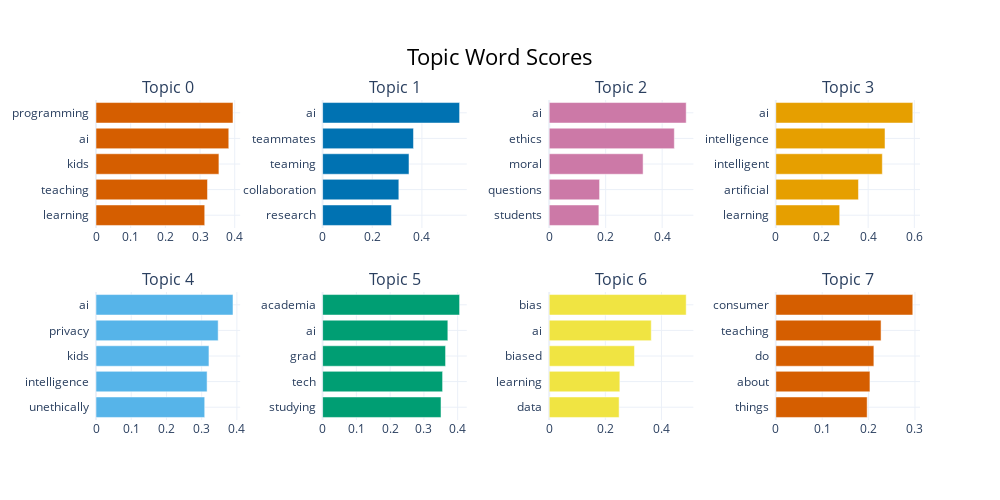

Notebook source saved alongside this figure:
### Code cell
key_topic_model.visualize_barchart()

### Figure 1 — Plotly figure (JSON) as saved in the notebook; plotly's stock layout.template omitted (floating-point values rounded to 4 significant figures)
{"data": [{"marker": {"color": "#D55E00"}, "orientation": "h", "type": "bar", "x": [0.3135, 0.3214, 0.3545, 0.3828, 0.395], "xaxis": "x", "y": ["learning  ", "teaching  ", "kids  ", "ai  ", "programming  "], "yaxis": "y"}, {"marker": {"color": "#0072B2"}, "orientation": "h", "type": "bar", "x": [0.2773, 0.3071, 0.348, 0.3661, 0.5518], "xaxis": "x2", "y": ["research  ", "collaboration  ", "teaming  ", "teammates  ", "ai  "], "yaxis": "y2"}, {"marker": {"color": "#CC79A7"}, "orientation": "h", "type": "bar", "x": [0.176, 0.1784, 0.3326, 0.4432, 0.4852], "xaxis": "x3", "y": ["students  ", "questions  ", "moral  ", "ethics  ", "ai  "], "yaxis": "y3"}, {"marker": {"color": "#E69F00"}, "orientation": "h", "type": "bar", "x": [0.2767, 0.358, 0.4613, 0.473, 0.5933], "xaxis": "x4", "y": ["learning  ", "artificial  ", "intelligent  ", "intelligence  ", "ai  "], "yaxis": "y4"}, {"marker": {"color": "#56B4E9"}, "orientation": "h", "type": "bar", "x": [0.3086, 0.3154, 0.3207, 0.3468, 0.3889], "xaxis": "x5", "y": ["unethically  ", "intelligence  ", "kids  ", "privacy  ", "ai  "], "yaxis": "y5"}, {"marker": {"color": "#009E73"}, "orientation": "h", "type": "bar", "x": [0.3506, 0.3553, 0.3641, 0.3709, 0.4057], "xaxis": "x6", "y": ["studying  ", "tech  ", "grad  ", "ai  ", "academia  "], "yaxis": "y6"}, {"marker": {"color": "#F0E442"}, "orientation": "h", "type": "bar", "x": [0.2492, 0.2517, 0.3039, 0.3637, 0.4882], "xaxis": "x7", "y": ["data  ", "learning  ", "biased  ", "ai  ", "bias  "], "yaxis": "y7"}, {"marker": {"color": "#D55E00"}, "orientation": "h", "type": "bar", "x": [0.1969, 0.2029, 0.2114, 0.2269, 0.2953], "xaxis": "x8", "y": ["things  ", "about  ", "do  ", "teaching  ", "consumer  "], "yaxis": "y8"}], "layout": {"annotations": [{"font": {"size": 16}, "showarrow": false, "text": "Topic 0", "x": 0.0875, "xanchor": "center", "xref": "paper", "y": 1, "yanchor": "bottom", "yref": "paper"}, {"font": {"size": 16}, "showarrow": false, "text": "Topic 1", "x": 0.3625, "xanchor": "center", "xref": "paper", "y": 1, "yanchor": "bottom", "yref": "paper"}, {"font": {"size": 16}, "showarrow": false, "text": "Topic 2", "x": 0.6375, "xanchor": "center", "xref": "paper", "y": 1, "yanchor": "bottom", "yref": "paper"}, {"font": {"size": 16}, "showarrow": false, "text": "Topic 3", "x": 0.9125, "xanchor": "center", "xref": "paper", "y": 1, "yanchor": "bottom", "yref": "paper"}, {"font": {"size": 16}, "showarrow": false, "text": "Topic 4", "x": 0.0875, "xanchor": "center", "xref": "paper", "y": 0.4, "yanchor": "bottom", "yref": "paper"}, {"font": {"size": 16}, "showarrow": false, "text": "Topic 5", "x": 0.3625, "xanchor": "center", "xref": "paper", "y": 0.4, "yanchor": "bottom", "yref": "paper"}, {"font": {"size": 16}, "showarrow": false, "text": "Topic 6", "x": 0.6375, "xanchor": "center", "xref": "paper", "y": 0.4, "yanchor": "bottom", "yref": "paper"}, {"font": {"size": 16}, "showarrow": false, "text": "Topic 7", "x": 0.9125, "xanchor": "center", "xref": "paper", "y": 0.4, "yanchor": "bottom", "yref": "paper"}], "height": 500, "hoverlabel": {"bgcolor": "white", "font": {"family": "Rockwell", "size": 16}}, "showlegend": false, "title": {"font": {"color": "Black", "size": 22}, "text": "Topic Word Scores", "x": 0.5, "xanchor": "center", "yanchor": "top"}, "width": 1000, "xaxis": {"anchor": "y", "domain": [0, 0.175], "showgrid": true}, "xaxis2": {"anchor": "y2", "domain": [0.275, 0.45], "showgrid": true}, "xaxis3": {"anchor": "y3", "domain": [0.55, 0.725], "showgrid": true}, "xaxis4": {"anchor": "y4", "domain": [0.825, 1], "showgrid": true}, "xaxis5": {"anchor": "y5", "domain": [0, 0.175], "showgrid": true}, "xaxis6": {"anchor": "y6", "domain": [0.275, 0.45], "showgrid": true}, "xaxis7": {"anchor": "y7", "domain": [0.55, 0.725], "showgrid": true}, "xaxis8": {"anchor": "y8", "domain": [0.825, 1], "showgrid": true}, "yaxis": {"anchor": "x", "domain": [0.6, 1], "showgrid": true}, "yaxis2": {"anchor": "x2", "domain": [0.6, 1], "showgrid": true}, "yaxis3": {"anchor": "x3", "domain": [0.6, 1], "showgrid": true}, "yaxis4": {"anchor": "x4", "domain": [0.6, 1], "showgrid": true}, "yaxis5": {"anchor": "x5", "domain": [0, 0.4], "showgrid": true}, "yaxis6": {"anchor": "x6", "domain": [0, 0.4], "showgrid": true}, "yaxis7": {"anchor": "x7", "domain": [0, 0.4], "showgrid": true}, "yaxis8": {"anchor": "x8", "domain": [0, 0.4], "showgrid": true}}}
